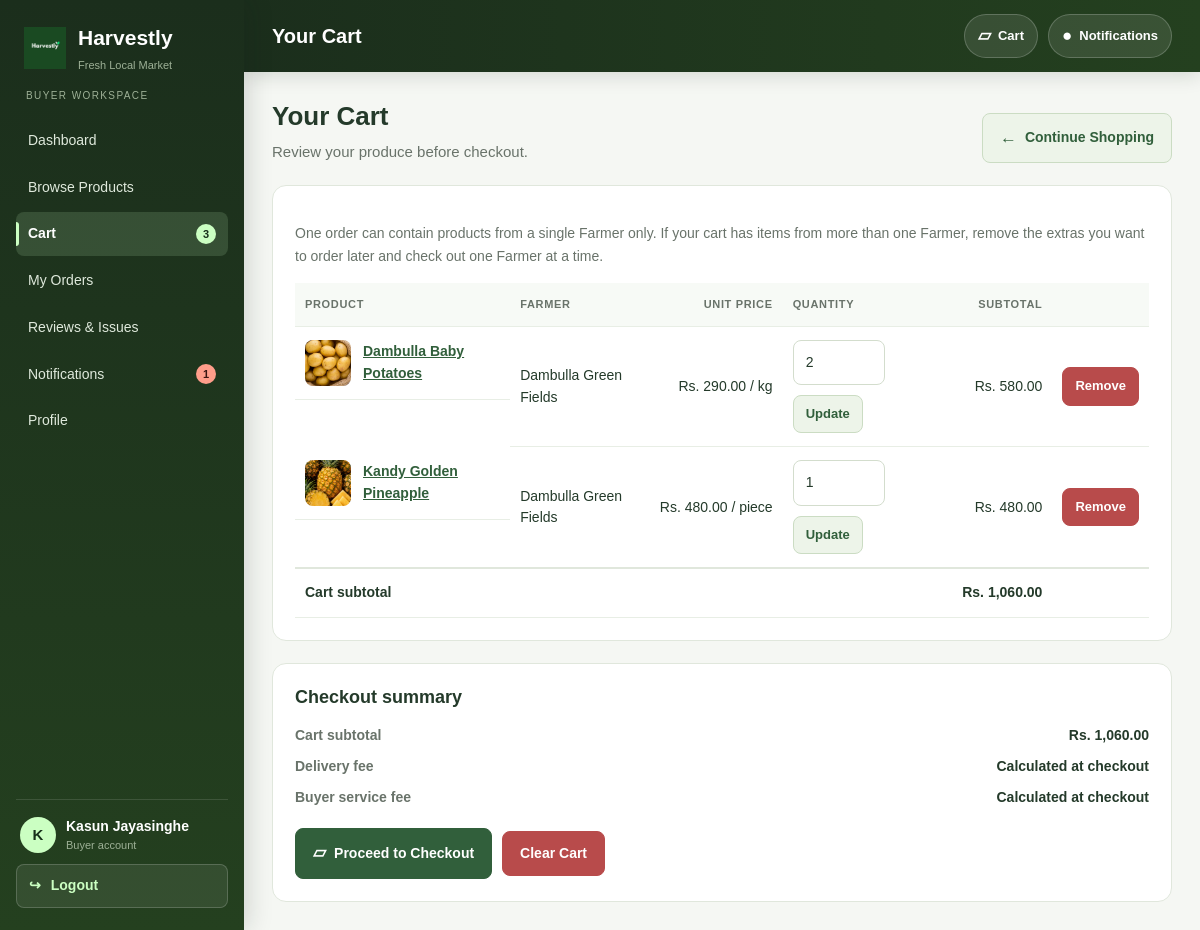
/Controller/Buyer/CartController.php (signed in), run on the app's committed database.
### tables this page shows
CREATE TABLE IF NOT EXISTS products (
    product_id BIGINT UNSIGNED AUTO_INCREMENT PRIMARY KEY,
    farmer_id BIGINT UNSIGNED NOT NULL,
    category_id SMALLINT UNSIGNED NOT NULL,
    product_name VARCHAR(150) NOT NULL,
    description TEXT NULL,
    unit_price DECIMAL(12,2) NOT NULL,
    available_quantity DECIMAL(12,3) NOT NULL DEFAULT 0.000,
    unit_label VARCHAR(30) NOT NULL DEFAULT 'kg',
    listing_type ENUM('AVAILABLE_NOW','HARVEST_SOON','SEASONAL') NOT NULL,
    growing_method ENUM('ORGANIC','CONVENTIONAL','MIXED') NULL,
    shelf_life_reference_id BIGINT UNSIGNED NULL,
    harvest_date DATE NULL,
    available_from_date DATE NULL,
    season_start_date DATE NULL,
    season_end_date DATE NULL,
    best_before_date DATE NULL,
    storage_guidance TEXT NULL,
    listing_status ENUM('ACTIVE','INACTIVE','EXPIRED','SOLD_OUT') NOT NULL DEFAULT 'ACTIVE',
    created_at TIMESTAMP NOT NULL DEFAULT CURRENT_TIMESTAMP,
    updated_at TIMESTAMP NOT NULL DEFAULT CURRENT_TIMESTAMP ON UPDATE CURRENT_TIMESTAMP,
    CONSTRAINT fk_product_farmer
        FOREIGN KEY (farmer_id) REFERENCES users(user_id),
    CONSTRAINT fk_product_category
        FOREIGN KEY (category_id) REFERENCES product_categories(category_id),
    CONSTRAINT fk_product_shelf_reference
        FOREIGN KEY (shelf_life_reference_id) REFERENCES shelf_life_references(shelf_life_reference_id),
    KEY idx_product_farmer_status (farmer_id, listing_status),
    KEY idx_product_category_status (category_id, listing_status),
    KEY idx_product_listing_type (listing_type),
    KEY idx_product_best_before (best_before_date),
    KEY idx_product_name (product_name)
);

CREATE TABLE IF NOT EXISTS users (
    user_id BIGINT UNSIGNED AUTO_INCREMENT PRIMARY KEY,
    role ENUM('BUYER','FARMER','COURIER_PARTNER','ADMIN') NOT NULL,
    full_name VARCHAR(120) NOT NULL,
    email VARCHAR(190) NOT NULL,
    password_hash VARCHAR(255) NOT NULL,
    phone VARCHAR(25) NULL,
    account_status ENUM('PENDING','ACTIVE','REJECTED','SUSPENDED') NOT NULL DEFAULT 'PENDING',
    last_login_at DATETIME NULL,
    created_at TIMESTAMP NOT NULL DEFAULT CURRENT_TIMESTAMP,
    updated_at TIMESTAMP NOT NULL DEFAULT CURRENT_TIMESTAMP ON UPDATE CURRENT_TIMESTAMP,
    UNIQUE KEY uq_users_email (email),
    KEY idx_users_role_status (role, account_status)
);

CREATE TABLE IF NOT EXISTS cart_items (
    cart_item_id BIGINT UNSIGNED AUTO_INCREMENT PRIMARY KEY,
    cart_id BIGINT UNSIGNED NOT NULL,
    product_id BIGINT UNSIGNED NOT NULL,
    quantity DECIMAL(12,3) NOT NULL,
    added_at TIMESTAMP NOT NULL DEFAULT CURRENT_TIMESTAMP,
    updated_at TIMESTAMP NOT NULL DEFAULT CURRENT_TIMESTAMP ON UPDATE CURRENT_TIMESTAMP,
    CONSTRAINT fk_cart_item_cart
        FOREIGN KEY (cart_id) REFERENCES carts(cart_id),
    CONSTRAINT fk_cart_item_product
        FOREIGN KEY (product_id) REFERENCES products(product_id),
    UNIQUE KEY uq_cart_product (cart_id, product_id)
);

### Controller/Buyer/CartController.php (called while the page is built, shortened)
<?php
require_once __DIR__ . '/../../config/app.php';
require_once __DIR__ . '/../../Model/Buyer/Cart.php';
$model = new Cart();
$cartItems = $model->getItems();
$subtotal = $model->calculateSubtotal($cartItems);
$cartFarmers = [];
foreach ($cartItems as $item) {
    $cartFarmers[(int)$item['farmer_id']] = (string)$item['farmer'];
}
$singleFarmerCart = count($cartFarmers) <= 1;
require __DIR__ . '/../../View/Buyer/cart.php';

### config/app.php (called while the page is built, shortened)
<?php
require_once __DIR__ . '/database.php';
require_once __DIR__ . '/status.php';
function db(): mysqli {
    return getDBConnection();
}
function url(string $path = ''): string {
    return rtrim(BASE_URL, '/') . '/' . ltrim($path, '/');
}
function e($value): string {
    return htmlspecialchars((string)$value, ENT_QUOTES, 'UTF-8');
}
function buyerRoute(string $controller, string $query = ''): string {
    $path = 'Controller/Buyer/' . ltrim($controller, '/');
    return url($path . ($query !== '' ? ('?' . ltrim($query, '?')) : ''));
}
function currentBuyerId(): int {
    $role = strtolower((string)($_SESSION['role'] ?? ''));
    return isset($_SESSION['user_id']) && $role === 'buyer' ? (int)$_SESSION['user_id'] : 0;
}
function requireActiveRole(string $role): void {
    $databaseRole = $role === 'courier' ? 'COURIER_PARTNER' : strtoupper($role);
    $user = db_fetch_one('SELECT role, account_status FROM users WHERE user_id=?', 'i', [(int)($_SESSION['user_id'] ?? 0)]);
    $approved = true;
}
function requireBuyerAuth(): void {
    requireActiveRole('buyer');
}
function bindMysqliParams(mysqli_stmt $stmt, string $types, array &$params): void {
    $refs = [$types];
    foreach ($params as $key => &$value) {
        $refs[] = &$value;
    }
    $stmt->bind_param(...$refs);
}
function db_fetch_all(string $sql, string $types = '', array $params = []): array {
    $stmt = db()->prepare($sql);
    bindMysqliParams($stmt, $types, $params);
    if (!$stmt->execute()) {
        $stmt->close();
        return [];
    }
    $result = $stmt->get_result();
    $rows = $result ? $result->fetch_all(MYSQLI_ASSOC) : [];
    return $rows;
}
function db_fetch_one(string $sql, string $types = '', array $params = []): ?array {
    $rows = db_fetch_all($sql, $types, $params);
    return $rows[0] ?? null;
}

### config/database.php (called while the page is built, shortened)
<?php
function getDBConnection() {
    static $conn = null;
    if ($conn === null) {
        $conn = new mysqli(DB_HOST, DB_USER, DB_PASS, DB_NAME, DB_PORT);
        $conn->set_charset("utf8mb4");
        $conn->query("SET time_zone = '+05:30'");
    }
    return $conn;
}

### Model/Buyer/Cart.php (called while the page is built, shortened)
<?php
final class Cart
{
    public function getItems(?string $farmer = null): array
    {
        requireBuyerAuth();
        $rows = db_fetch_all(
            "SELECT
                p.product_id AS id,
                p.farmer_id,
                p.product_name AS name,
                u.full_name AS farmer,
                ci.quantity,
                p.unit_price AS price,
                p.unit_label AS unit,
                (
                    SELECT pi.image_path
                    FROM product_images pi
                    WHERE pi.product_id = p.product_id
                    ORDER BY pi.is_primary DESC, pi.image_id ASC
                    LIMIT 1
                ) AS image
             FROM cart_items ci
             INNER JOIN carts c ON c.cart_id = ci.cart_id
             INNER JOIN products p ON p.product_id = ci.product_id
             INNER JOIN users u ON u.user_id = p.farmer_id
             WHERE c.buyer_id = ?
             ORDER BY ci.cart_item_id",
            'i',
            [currentBuyerId()]
        );
        foreach ($rows as &$row) {
            $row['id'] = (int)$row['id'];
            $row['farmer_id'] = (int)$row['farmer_id'];
            $row['quantity'] = (float)$row['quantity'];
            $row['price'] = (float)$row['price'];
            $path = trim((string)($row['image'] ?? ''));
            if (!preg_match('#^https?://#i', $path) && !str_starts_with($path, '/')) {
                $path = url($path);
            }
        }
        if ($farmer === null || trim($farmer) === '') return $rows;
        $farmer = trim($farmer);
        return array_values(array_filter(
            $rows,
            static fn(array $item): bool => trim((string)$item['farmer']) === $farmer
        ));
    }
    public function calculateSubtotal(array $items): float
    {
        $subtotal = 0.0;
        foreach ($items as $item) {
            $subtotal += (float)$item['quantity'] * (float)$item['price'];
        }
        return round($subtotal, 2);
    }
}

### config/status.php (called while the page is built, shortened)
<?php
require_once __DIR__ . '/../config/app.php';
if (!function_exists('harvestlyMoney')) {
    function harvestlyMoney($amount): string
    {
        return 'Rs. ' . number_format((float)$amount, 2);
    }
}

### View/Buyer/cart.php (the view, shortened to what this page needs)
<?php
require_once __DIR__ . '/../../config/app.php';
require __DIR__ . '/includes/layout.php';
?>
<section class="buyer-title">
    <div>
        <h2>Your Cart</h2>
        <p>Review your produce before checkout.</p>
    </div>
    <div class="buyer-actions">
        <a class="buyer-button buyer-secondary" href="<?= e(buyerRoute('ProductController.php')) ?>">
            <span class="material-symbols-outlined" aria-hidden="true">arrow_back</span>
            <span>Continue Shopping</span>
        </a>
    </div>
</section>
<?php if (!$cartItems): ?>
<section class="buyer-panel buyer-empty">
    Your cart is empty. <a href="<?= e(buyerRoute('ProductController.php')) ?>">Browse products</a> to add your first item.
</section>
<?php else: ?>
<section class="buyer-panel">
    <p class="buyer-note">
        One order can contain products from a single Farmer only. If your cart has items from more
        than one Farmer, remove the extras you want to order later and check out one Farmer at a time.
    </p>
    <div class="buyer-table-wrap">
        <table class="buyer-table">
            <thead>
                <tr>
                    <th>Product</th>
                    <th>Farmer</th>
                    <th class="buyer-num">Unit price</th>
                    <th>Quantity</th>
                    <th class="buyer-num">Subtotal</th>
                    <th></th>
                </tr>
            </thead>
            <tbody>
            <?php foreach ($cartItems as $item): ?>
                <tr>
                    <td class="buyer-product-cell">
                        <?php if (!empty($item['image'])): ?>
                            <img src="<?= e($item['image']) ?>" alt="">
                        <?php endif; ?>
                        <a href="<?= e(buyerRoute('ProductDetailsController.php', 'id=' . (int)$item['id'])) ?>"><?= e($item['name']) ?></a>
                    </td>
                    <td><?= e($item['farmer']) ?></td>
                    <td class="buyer-num"><?= e(harvestlyMoney($item['price'])) ?> / <?= e($item['unit']) ?></td>
                    <td>
                        <form method="post" action="<?= e(buyerRoute('CartController.php')) ?>" class="buyer-actions">
                            <input type="number" step="0.001" style="width:92px"
                                   aria-label="Quantity for <?= e($item['name']) ?>"
                                   name="quantity" min="0.001" value="<?= e($item['quantity']) ?>" required>
                            <button class="buyer-button buyer-secondary buyer-small" type="submit">Update</button>
                        </form>
                    </td>
                    <td class="buyer-num"><?= e(harvestlyMoney((float)$item['price'] * (float)$item['quantity'])) ?></td>
                    <td>
                        <form method="post" action="<?= e(buyerRoute('CartController.php')) ?>"
                              data-confirm="Remove <?= e($item['name']) ?> from your cart?">
                            <button class="buyer-button buyer-danger buyer-small" type="submit">Remove</button>
                        </form>
                    </td>
                </tr>
            <?php endforeach; ?>
            </tbody>
            <tfoot>
                <tr>
                    <td colspan="4">Cart subtotal</td>
                    <td class="buyer-num"><?= e(harvestlyMoney($subtotal)) ?></td>
                    <td></td>
                </tr>
            </tfoot>
        </table>
    </div>
</section>
<section class="buyer-panel">
    <h3>Checkout summary</h3>
    <dl class="buyer-kv">
        <dt>Cart subtotal</dt>
        <dd><?= e(harvestlyMoney($subtotal)) ?></dd>
        <dt>Delivery fee</dt>
        <dd>Calculated at checkout</dd>
        <dt>Buyer service fee</dt>
        <dd>Calculated at checkout</dd>
    </dl>
    <div class="buyer-actions" style="margin-top:20px">
        <?php if ($singleFarmerCart): ?>
            <a class="buyer-button" href="<?= e(buyerRoute('CheckoutController.php')) ?>">
                <span class="material-symbols-outlined" aria-hidden="true">shopping_bag</span>
                <span>Proceed to Checkout</span>
            </a>
        <?php endif; ?>
        <form method="post" action="<?= e(buyerRoute('CartController.php')) ?>" data-confirm="Clear all items from your cart?">
            <button class="buyer-button buyer-danger" type="submit">Clear Cart</button>
        </form>
    </div>
</section>
<?php endif; ?>

### CSS/Buyer/shell.css (style rules this page uses)
:root { --hv-primary: #315f3b; --hv-primary-hover: #26492e; --hv-primary-soft: #edf4e9; --hv-primary-soft-border: #cbdcc3; --hv-page: #f5f7f3; --hv-surface: #ffffff; --hv-border: #e0e7dc; --hv-border-strong: #d3ddcd; --hv-ink: #243a2a; --hv-muted: #69736a; --hv-danger: #b84b4b; --hv-danger-soft: #fff1ed; --hv-danger-border: #efc1b6; --hv-warn: #b67a18; --hv-warn-soft: #fdf6e7; --hv-warn-border: #ecd9ac; --hv-info: #2b6a8a; --hv-info-soft: #eaf3f8; --hv-info-border: #c3dcec; --hv-sidebar-w: 244px; --hv-radius-sm: 8px; --hv-radius: 12px; --hv-radius-lg: 14px; --hv-shadow: 0 8px 24px rgba(31, 41, 33, .07); --hv-font: Arial, Helvetica, "Segoe UI", system-ui, sans-serif; }
* { box-sizing: border-box; }
html { -webkit-text-size-adjust: 100%; }
body { margin: 0; padding-left: var(--hv-sidebar-w); background: var(--hv-page); color: var(--hv-ink); font-family: var(--hv-font); font-size: 15px; line-height: 1.55; }
a { color: var(--hv-primary); }
h1, h2, h3, h4 { line-height: 1.3; }
.buyer-title { display: flex; align-items: flex-end; justify-content: space-between; gap: 20px; flex-wrap: wrap; margin-bottom: 22px; }
.buyer-title h2 { font-size: 26px; margin: 0 0 6px; }
.buyer-title p { margin: 0; color: var(--hv-muted); }
.buyer-panel { background: var(--hv-surface); border: 1px solid var(--hv-border); border-radius: var(--hv-radius-lg); padding: 22px; margin-bottom: 22px; }
.buyer-panel > h2, .buyer-panel > h3 { font-size: 18px; margin: 0 0 16px; }
.buyer-panel:last-child { margin-bottom: 0; }
.buyer-button { display: inline-flex; align-items: center; justify-content: center; gap: 8px; background: var(--hv-primary); color: #fff; text-decoration: none; border: 1px solid var(--hv-primary); border-radius: var(--hv-radius-sm); padding: 11px 17px; cursor: pointer; font: inherit; font-size: 14px; font-weight: 600; white-space: nowrap; }
.buyer-button .material-symbols-outlined { font-size: 17px; }
.buyer-button.buyer-secondary, .buyer-button.buyer-button--secondary { background: var(--hv-primary-soft); color: var(--hv-primary); border-color: var(--hv-primary-soft-border); }
.buyer-button.buyer-danger, .buyer-button.buyer-button--danger { background: var(--hv-danger); border-color: var(--hv-danger); color: #fff; }
.buyer-button.buyer-small, .buyer-button.buyer-button--small { padding: 8px 12px; font-size: 13px; }
.buyer-actions { display: flex; flex-wrap: wrap; gap: 10px; align-items: center; }
input[type="text"], input[type="email"], input[type="password"], input[type="tel"], input[type="number"], input[type="date"], input[type="search"], input[type="file"], select, textarea { box-sizing: border-box; width: 100%; padding: 11px 12px; border: 1px solid var(--hv-border-strong); border-radius: var(--hv-radius-sm); font: inherit; background: #fff; color: var(--hv-ink); }
.buyer-table-wrap { overflow-x: auto; }
.buyer-table { width: 100%; border-collapse: collapse; font-size: 14px; }
.buyer-table th, .buyer-table td { text-align: left; padding: 13px 10px; border-bottom: 1px solid #e8eee5; vertical-align: middle; }
.buyer-table thead th { font-size: 11px; letter-spacing: .06em; text-transform: uppercase; color: var(--hv-muted); background: #f7faf6; white-space: nowrap; }
.buyer-table a { color: var(--hv-primary); font-weight: 600; }
.buyer-table .buyer-num { text-align: right; white-space: nowrap; }
.buyer-table tfoot td { font-weight: 700; border-top: 2px solid var(--hv-border); }
.buyer-table .buyer-product-cell { display: flex; align-items: center; gap: 12px; }
.buyer-table .buyer-product-cell img { width: 46px; height: 46px; border-radius: 8px; object-fit: cover; flex-shrink: 0; }
.buyer-note { line-height: 1.65; color: var(--hv-muted); font-size: 14px; }
.buyer-kv { margin: 0; display: grid; grid-template-columns: auto 1fr; gap: 9px 18px; font-size: 14px; }
.buyer-kv dt { color: var(--hv-muted); font-weight: 600; }
.buyer-kv dd { margin: 0; text-align: right; font-weight: 600; }
:root { --hv-deep: #1b2e1c; --hv-deep-2: #24401f; --hv-mint: #cbffc2; --hv-shell-text: #dfe9dc; --hv-shell-muted: #9db096; }
.buyer-panel, .buyer-metric, .buyer-product { transition: transform .18s ease, box-shadow .18s ease, border-color .18s ease; }
.buyer-button { transition: transform .18s ease, box-shadow .18s ease, background-color .18s ease; }

### data on the page
products: shows a picture, product_name "Dambulla Baby Potatoes", farmer.full_name "Dambulla Green Fields", unit_price "Rs. 290.00", unit_label "kg", quantity "2", unit_price.quantity "Rs. 580.00"
products: shows a picture, product_name "Kandy Golden Pineapple", farmer.full_name "Dambulla Green Fields", unit_price "Rs. 480.00", unit_label "piece", quantity "1", unit_price.quantity "Rs. 480.00"

### other printed values
$item['label'] "Dashboard"
$item['label'] "Browse Products"
$item['label'] "Cart"
$item['count'] "3"
$item['label'] "My Orders"
$item['label'] "Reviews & Issues"
$item['label'] "Notifications"
$item['count'] "1"
$item['label'] "Profile"
$initials "K"
$displayName "Kasun Jayasinghe"
$title "Your Cart"
harvestlyMoney($subtotal) "Rs. 1,060.00"
